Frame 1 (no input): blank canvas, image omitted
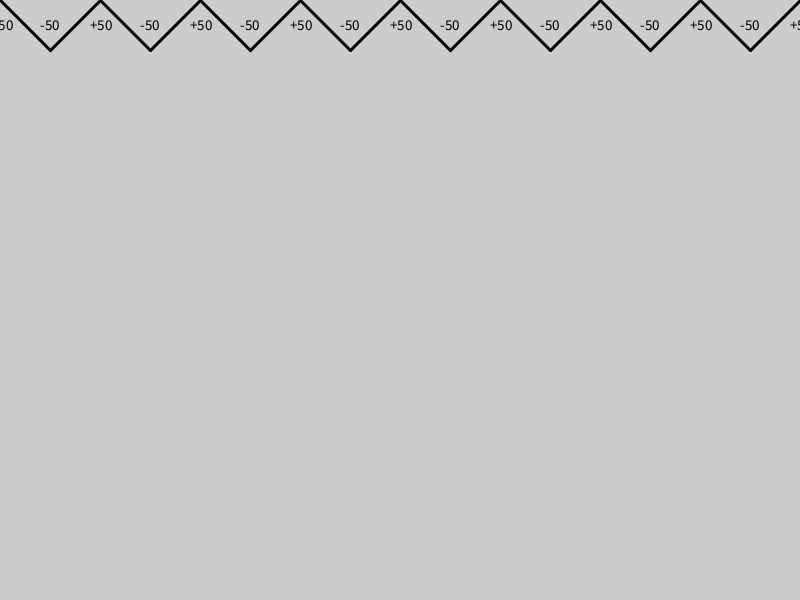
Frame 60 (the mouse pressed at the canvas centre just before this capture)
Frame 120 (the mouse held since frame 60 and released just before this capture): identical to frame 60, image omitted

The Processing sketch that drew this single still picture (run headless with seeded random() and noise(); from frame 60 on, the mouse is pressed at the canvas centre):

// Processing sketch: sketch_atividade01
// ── sketch_atividade01.pde
int lines[];
boolean line;

int distance = 50;

void setup(){
  size(800, 600);
  lines = new int[4];
  for(int i = 0; i < 4; i++){
    lines[i] = 0;
  }
  line = true;
}

void draw(){
  if(lines[0] >= 800) return;
  stroke(1);
  strokeWeight(3);
  line(lines[0], lines[1], lines[2], lines[3]);
  lines[0] = lines[2]; // 0 = 0
  lines[1] = lines[3];
  lines[2] += distance;
  if(line){
    lines[3] += distance;
    fill(0);
    textSize(15);
    text("+" + distance, lines[0] - 10, lines[1] + (distance - 20));
    line = false;
  } else {
    lines[3] -= distance;
    fill(0);
    textSize(15);
    text("-" + distance, lines[0] - 10, lines[1] + (distance - 70));
    line = true;
  }
}
